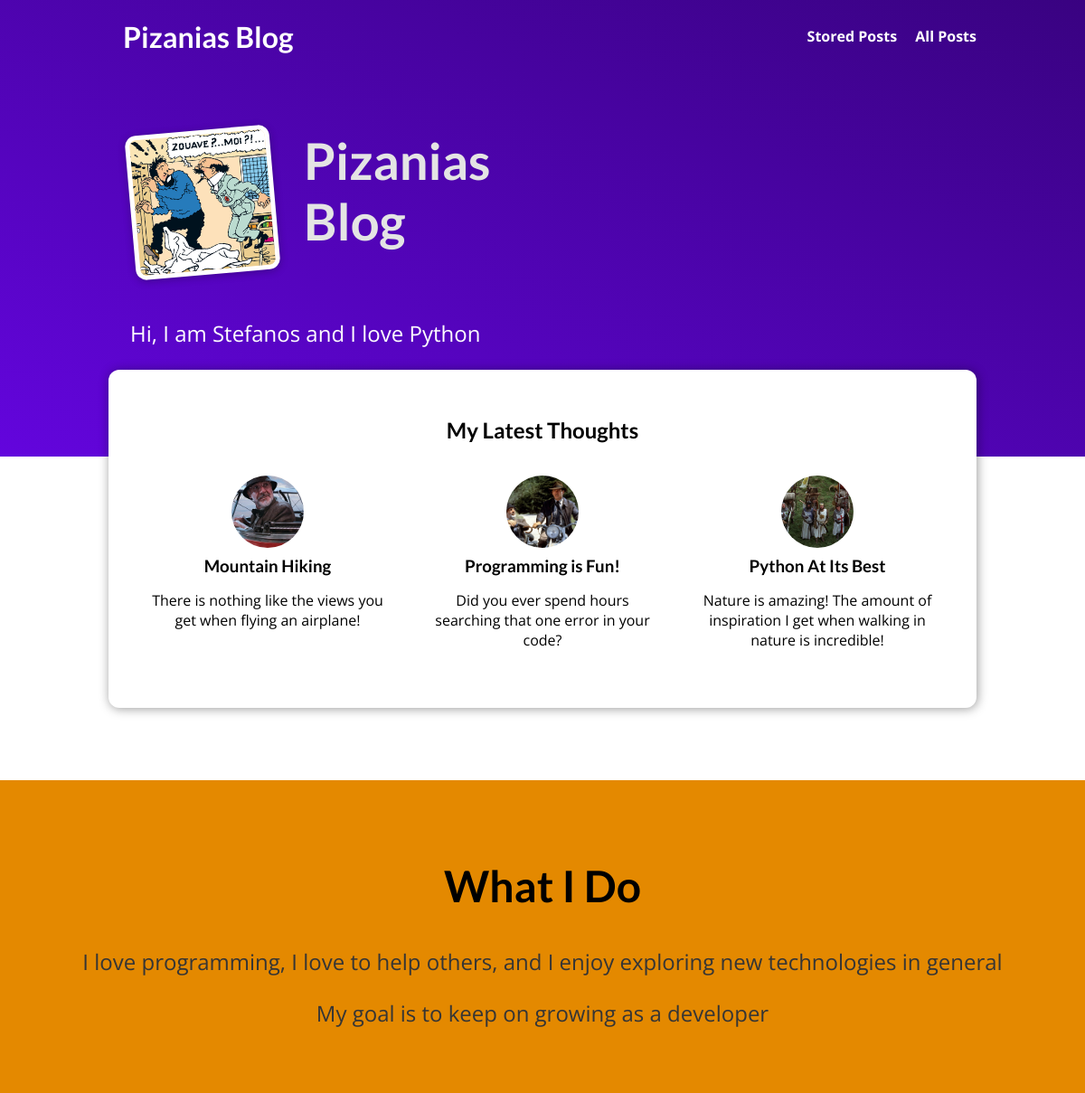
The page / on the database its author committed.
### blog/models.py (models this page shows, shortened)
class Post(models.Model):
    title = models.CharField(max_length=150)
    excerpt = models.CharField(max_length=200)
    image = models.ImageField(upload_to="posts", null=True)
    date = models.DateField(auto_now=True)
    slug = models.SlugField(unique=True, db_index=True)
    content = models.TextField(validators=[MinLengthValidator(10)])
    author = models.ForeignKey(Author, on_delete=models.SET_NULL, null=True,  related_name="posts")
    tags = models.ManyToManyField(Tag)

### blog/views.py (the view)
# urls.py: path("", views.StartingPageView.as_view(), name="starting-page"),
class StartingPageView(ListView):
    template_name = "blog/index.html"
    model = Post
    ordering = ["-date"]
    context_object_name = "posts"
    def get_queryset(self):
        queryset = super().get_queryset()
        data = queryset[:3]
        return data

### blog/templates/blog/index.html (shortened to what this page needs)
{% extends "base.html" %}
{% load static %}
{% block css_files %}
    <link rel="stylesheet" href="{% static "blog/post.css" %}"/>
    <link rel="stylesheet" href="{% static "blog/index.css" %}"/>
{% endblock %}
{% block content %}
   <section id="welcome">
        <header>
            <img src="{% static "blog/images/C15 49 D1.jpg" %}" alt="Pizanias - The Author of this blog"/>
            <h2>Pizanias Blog</h2>
        </header>
        <p>Hi, I am Stefanos and I love Python</p>
   </section>
    <section id="latest-posts">
        <h2>My Latest Thoughts</h2>
        <ul>
            {% for post in posts %}
                {% include "blog/includes/post.html" %}
            {% endfor %}
        </ul>
    </section>
    <section id="about">
        <h2>What I Do</h2>
        <p>I love programming, I love to help others, and I enjoy exploring new technologies in general</p>
        <p>
            My goal is to keep on growing as a developer
        </p>
    </section>
{% endblock %}

### blog/templates/blog/includes/post.html
<li>
    <article class="post">
        <a href="{% url "post-detail-page" post.slug %}">
            <img src="{{ post.image.url }}" alt="{{ post.title }}"/>
            <div class="post__content">
                <h3>{{ post.title }}</h3>
                <p>{{ post.excerpt}}</p>
            </div>
        </a>
    </article>
</li>

### static/app.css (style rules this page uses)
* { box-sizing: border-box; }
html { font-family: 'Open Sans', 'Lato', sans-serif; }
body { margin: 0; }
h1, h2, h3 { font-family: 'Lato', sans-serif; font-weight: bold; }

### blog/static/blog/post.css (style rules this page uses)
.post { display: flex; flex-direction: column; align-items: center; text-align: center; }
.post a { text-decoration: none; color: black; transition: all 0.2s ease; padding: 1rem; }
.post img { width: 5rem; height: 5rem; object-fit: cover; border-radius: 50%; }
.post h3 { margin: 0.25rem 0; }

### blog/static/blog/index.css (style rules this page uses)
#welcome { background: linear-gradient(to right top, #6305dd, #390281); padding: 6rem 12%; }
#welcome header { display: flex; align-items: flex-start; margin: 3rem auto; }
#welcome img { width: 10rem; height: 10rem; object-fit: cover; object-position: top; border: 5px solid white; border-radius: 12px; background-color: #ffe1bf; transform: rotateZ(-5deg); box-shadow: 0 2px 8px rgba(0, 0, 0, 0.25); }
#welcome h2 { font-size: 3.5rem; margin: 0 0 0 2rem; color: #e4e4e4; width: 10rem; }
#welcome p { color: white; font-size: 1.5rem; }
#latest-posts { background-color: white; padding: 2rem; border-radius: 12px; width: 60rem; margin: -6rem auto 2rem auto; box-shadow: 1px 1px 12px rgba(0, 0, 0, 0.4); }
#latest-posts h2 { text-align: center; }
#latest-posts ul { list-style: none; margin: 0; padding: 0; display: flex; gap: 1rem; }
#latest-posts li { flex: 1; }
#about { text-align: center; padding: 3rem; background-color: #e48900; margin-top: 5rem; }
#about h2 { font-size: 3rem; }
#about p { font-size: 1.5rem; color: #353535; }

### rows shown on the page
Post: image (picture), title "Mountain Hiking", excerpt "There is nothing like the views you get when flying an airplane!"
Post: image (picture), title "Programming is Fun!", excerpt "Did you ever spend hours searching that one error in your code?"
Post: image (picture), title "Python At Its Best", excerpt "Nature is amazing! The amount of inspiration I get when walking in nature is incredible!"
